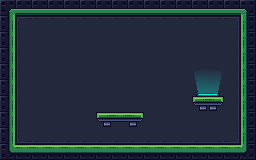

This is a level from a 2D game, rendered from its Tiled map with the project's own tilesets. A one-line summary and the complete map file follow:
An orthogonal 16x10 tile map with 16x16 px tiles, 5 tile layers (Background, Ground, Platforms, Spikes, ...) and 32 objects (Spawn, Exit).

<map version="1.10" tiledversion="1.12.2" orientation="orthogonal" renderorder="right-down" width="16" height="10" tilewidth="16" tileheight="16" infinite="0" nextlayerid="7" nextobjectid="4">
 <editorsettings>
  <export target="level00.json" format="json" />
 </editorsettings>
 <tileset firstgid="1" name="tileset" tilewidth="16" tileheight="16" tilecount="180" columns="18">
  <image source="tileset.png" width="288" height="160" />
  <tile id="15">
   <objectgroup draworder="index" id="2">
    <object id="1" x="8" y="12" width="8" height="4" />
   </objectgroup>
  </tile>
  <tile id="16">
   <objectgroup draworder="index" id="2">
    <object id="1" x="0" y="12" width="8" height="4" />
   </objectgroup>
  </tile>
  <tile id="32">
   <objectgroup draworder="index" id="2">
    <object id="1" x="0" y="6" width="16" height="10" />
   </objectgroup>
  </tile>
  <tile id="33">
   <objectgroup draworder="index" id="2">
    <object id="1" x="2" y="0" width="14" height="16" />
   </objectgroup>
  </tile>
  <tile id="34">
   <objectgroup draworder="index" id="2">
    <object id="1" x="0" y="0" width="13" height="16" />
   </objectgroup>
  </tile>
  <tile id="66">
   <objectgroup draworder="index" id="2">
    <object id="1" x="0" y="8" width="16" height="8" />
   </objectgroup>
  </tile>
  <tile id="67">
   <objectgroup draworder="index" id="2">
    <object id="1" x="0" y="10" width="16" height="6" />
   </objectgroup>
  </tile>
  <tile id="68">
   <objectgroup draworder="index" id="2">
    <object id="1" x="0" y="10" width="16" height="6" />
   </objectgroup>
  </tile>
  <tile id="69">
   <objectgroup draworder="index" id="2">
    <object id="1" x="0" y="8" width="16" height="8" />
   </objectgroup>
  </tile>
  <tile id="70">
   <objectgroup draworder="index" id="2">
    <object id="1" x="0" y="10" width="16" height="6" />
   </objectgroup>
  </tile>
  <tile id="71">
   <objectgroup draworder="index" id="2">
    <object id="1" x="0" y="10" width="16" height="6" />
   </objectgroup>
  </tile>
  <tile id="75">
   <objectgroup draworder="index" id="2">
    <object id="1" x="5" y="5" width="11" height="11" />
   </objectgroup>
  </tile>
  <tile id="76">
   <objectgroup draworder="index" id="2">
    <object id="1" x="0" y="5" width="16" height="6" />
   </objectgroup>
  </tile>
  <tile id="77">
   <objectgroup draworder="index" id="2">
    <object id="1" x="0" y="5" width="11" height="11" />
   </objectgroup>
  </tile>
  <tile id="93">
   <objectgroup draworder="index" id="2">
    <object id="1" x="5" y="0" width="6" height="16" />
   </objectgroup>
  </tile>
  <tile id="95">
   <objectgroup draworder="index" id="2">
    <object id="1" x="5" y="0" width="6" height="16" />
   </objectgroup>
  </tile>
  <tile id="102">
   <objectgroup draworder="index" id="2">
    <object id="1" x="2" y="0" width="13" height="4" />
   </objectgroup>
  </tile>
  <tile id="111">
   <objectgroup draworder="index" id="2">
    <object id="1" x="5" y="0" width="11" height="11" />
   </objectgroup>
  </tile>
  <tile id="112">
   <objectgroup draworder="index" id="2">
    <object id="1" x="0" y="5" width="16" height="6" />
   </objectgroup>
  </tile>
  <tile id="113">
   <objectgroup draworder="index" id="2">
    <object id="1" x="0" y="0" width="11" height="11" />
   </objectgroup>
  </tile>
  <tile id="126">
   <objectgroup draworder="index" id="2">
    <object id="1" x="0" y="0" width="16" height="13" />
   </objectgroup>
  </tile>
  <tile id="127">
   <objectgroup draworder="index" id="2">
    <object id="1" x="0" y="0" width="16" height="13" />
   </objectgroup>
  </tile>
  <tile id="128">
   <objectgroup draworder="index" id="2">
    <object id="1" x="0" y="0" width="10" height="11" />
   </objectgroup>
  </tile>
  <tile id="129">
   <objectgroup draworder="index" id="2">
    <object id="1" x="6" y="0" width="10" height="11" />
   </objectgroup>
  </tile>
  <tile id="130">
   <objectgroup draworder="index" id="2">
    <object id="1" x="0" y="0" width="16" height="13" />
   </objectgroup>
  </tile>
  <tile id="131">
   <objectgroup draworder="index" id="2">
    <object id="1" x="0" y="0" width="16" height="13" />
   </objectgroup>
  </tile>
  <tile id="138">
   <objectgroup draworder="index" id="2">
    <object id="1" x="2" y="12" width="13" height="4" />
   </objectgroup>
  </tile>
  <tile id="162">
   <objectgroup draworder="index" id="2">
    <object id="1" x="0" y="0" width="16" height="10" />
   </objectgroup>
  </tile>
  <tile id="163">
   <objectgroup draworder="index" id="2">
    <object id="1" x="0" y="0" width="16" height="10" />
   </objectgroup>
  </tile>
  <tile id="164">
   <objectgroup draworder="index" id="2">
    <object id="1" x="0" y="0" width="16" height="10" />
   </objectgroup>
  </tile>
 </tileset>
 <layer id="1" name="Background" width="16" height="10">
  <data encoding="csv">
0,0,0,0,0,0,0,0,0,0,0,0,0,0,0,0,
0,73,74,74,74,74,74,74,74,74,74,74,74,2147483722,2147483721,0,
0,91,92,92,92,92,92,92,92,92,92,92,92,2147483740,2147483739,0,
0,91,92,92,92,92,92,92,92,92,92,92,92,92,2147483739,0,
0,91,92,92,92,92,92,92,92,92,92,92,92,92,2147483739,0,
0,91,92,92,92,92,92,92,92,92,92,92,92,92,2147483739,0,
0,91,92,92,92,92,92,92,92,92,92,92,92,92,2147483739,0,
0,1073741915,1073741916,92,92,92,92,92,92,92,92,92,92,3221225564,3221225563,0,
0,1073741897,1073741898,1073741898,1073741898,1073741898,1073741898,1073741898,1073741898,1073741898,1073741898,1073741898,1073741898,3221225546,3221225545,0,
0,0,0,0,0,0,0,0,0,0,0,0,0,0,0,0
</data>
 </layer>
 <layer id="2" name="Ground" width="16" height="10">
  <data encoding="csv">
19,20,20,20,20,20,20,20,20,20,20,20,20,20,20,21,
37,0,0,0,0,0,0,0,0,0,0,0,0,0,0,39,
37,0,0,0,0,0,0,0,0,0,0,0,0,0,0,39,
37,0,0,0,0,0,0,0,0,0,0,0,0,0,0,39,
37,0,0,0,0,0,0,0,0,0,0,0,0,0,0,39,
37,0,0,0,0,0,0,0,0,0,0,0,0,0,0,39,
37,0,0,0,0,0,0,0,0,0,0,0,0,0,0,39,
37,0,0,0,0,0,0,0,0,0,0,0,0,0,0,39,
37,0,0,0,0,0,0,0,0,0,0,0,0,0,0,39,
55,56,56,56,56,56,56,56,56,56,56,56,56,56,56,57
</data>
 </layer>
 <layer id="6" name="Platforms" width="16" height="10">
  <data encoding="csv">
0,0,0,0,0,0,0,0,0,0,0,0,0,0,0,0,
0,0,0,0,0,0,0,0,0,0,0,0,0,0,0,0,
0,0,0,0,0,0,0,0,0,0,0,0,0,0,0,0,
0,0,0,0,0,0,0,0,0,0,0,0,0,0,0,0,
0,0,0,0,0,0,0,0,0,0,0,0,0,0,0,0,
0,0,0,0,0,0,0,0,0,0,0,0,0,0,0,0,
0,0,0,0,0,0,0,0,0,0,0,0,163,165,0,0,
0,0,0,0,0,0,163,164,165,0,0,0,0,0,0,0,
0,0,0,0,0,0,0,0,0,0,0,0,0,0,0,0,
0,0,0,0,0,0,0,0,0,0,0,0,0,0,0,0
</data>
 </layer>
 <layer id="5" name="Spikes" width="16" height="10">
  <data encoding="csv">
0,0,0,0,0,0,0,0,0,0,0,0,0,0,0,0,
0,0,0,0,0,0,0,0,0,0,0,0,0,0,0,0,
0,0,0,0,0,0,0,0,0,0,0,0,0,0,0,0,
0,0,0,0,0,0,0,0,0,0,0,0,0,0,0,0,
0,0,0,0,0,0,0,0,0,0,0,0,0,0,0,0,
0,0,0,0,0,0,0,0,0,0,0,0,0,0,0,0,
0,0,0,0,0,0,0,0,0,0,0,0,0,0,0,0,
0,0,0,0,0,0,0,0,0,0,0,0,0,0,0,0,
0,0,0,0,0,0,0,0,0,0,0,0,0,0,0,0,
0,0,0,0,0,0,0,0,0,0,0,0,0,0,0,0
</data>
 </layer>
 <layer id="4" name="Foreground" width="16" height="10">
  <data encoding="csv">
0,0,0,0,0,0,0,0,0,0,0,0,0,0,0,0,
0,0,0,0,0,0,0,0,0,0,0,0,0,0,0,0,
0,0,0,0,0,0,0,0,0,0,0,0,0,0,0,0,
0,0,0,0,0,0,0,0,0,0,0,0,0,0,0,0,
0,0,0,0,0,0,0,0,0,0,0,0,1073741873,1073741874,0,0,
0,0,0,0,0,0,0,0,0,0,0,0,1073741855,1073741856,0,0,
0,0,0,0,0,0,0,0,0,0,0,0,0,0,0,0,
0,0,0,0,0,0,0,0,0,0,0,0,0,0,0,0,
0,0,0,0,0,0,0,0,0,0,0,0,0,0,0,0,
0,0,0,0,0,0,0,0,0,0,0,0,0,0,0,0
</data>
 </layer>
 <objectgroup id="3" name="Objects">
  <object id="1" name="Spawn" x="48" y="136">
   <point />
  </object>
  <object id="2" name="Exit" x="208" y="88">
   <point />
  </object>
 </objectgroup>
</map>
